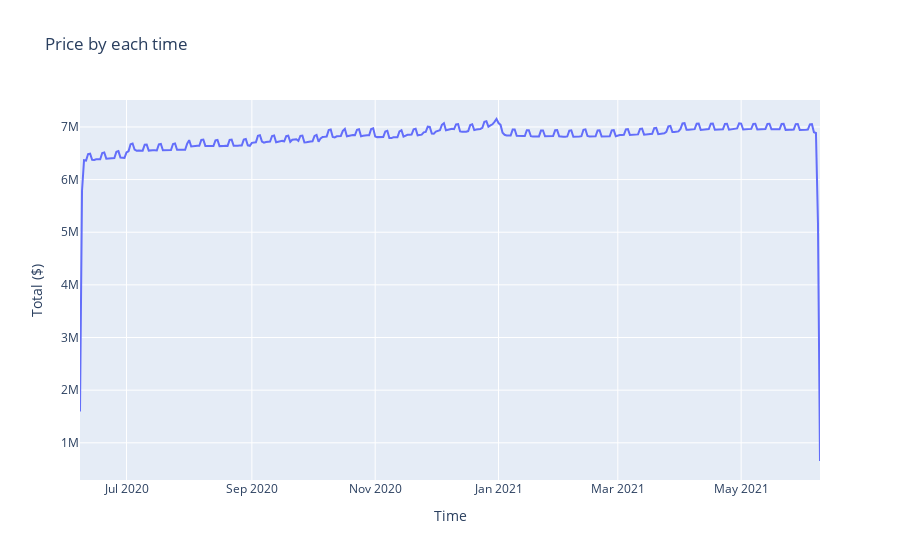

Notebook code cell kept with this figure:
### Code cell
trace1 = go.Scatter(
    x = data.index,
    y = data["Total"]
)
data_frame = [trace1]
layout = go.Layout(
    title = "Price by each time",
    xaxis  = dict(title = "Time"),
    yaxis = dict(title = "Total ($)")
)
trace2 = go.Scatter(
    x = data.index,
    y = data["Average"]
)

data_frame2 = [trace2]
layout2 = go.Layout(
    title = "Price by each time",
    xaxis  = dict(title = "Time"),
    yaxis = dict(title = "Mean ($)")
)
fig = go.Figure(data = data_frame, layout = layout)
fig2 = go.Figure(data = data_frame2, layout = layout2)
offline.iplot(fig)

### Figure 1 — Plotly figure (JSON) as saved in the notebook; plotly's stock layout.template omitted (floating-point values rounded to 4 significant figures; data arrays with more than 128 entries replaced by an {"elided": "..."} marker saying what was removed)
{"data": [{"type": "scatter", "x": {"elided": "367 str values"}, "y": {"elided": "367 int values"}}], "layout": {"title": {"text": "Price by each time"}, "xaxis": {"title": {"text": "Time"}}, "yaxis": {"title": {"text": "Total ($)"}}}}
